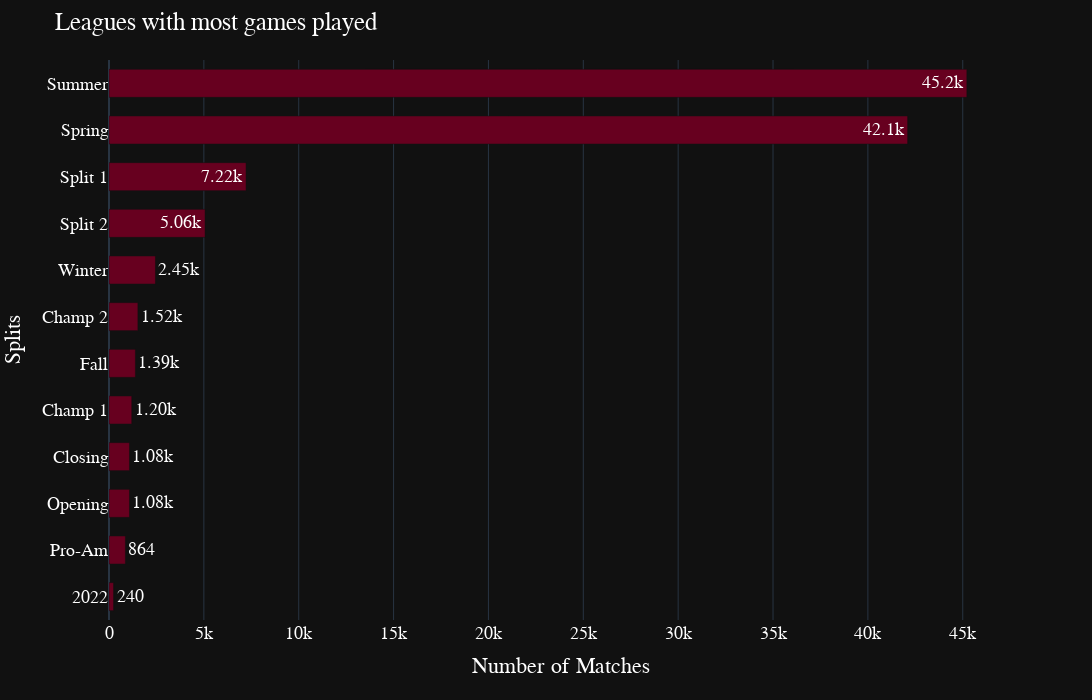

The notebook cell this image was saved under:
### Code cell
fig = px.bar(df_split.sort_values(by = 'matches', ascending = True),
             y = 'Split', x = 'matches',
             template = 'plotly_dark', orientation = 'h',
             text_auto = '.3s', color_discrete_sequence=px.colors.sequential.RdBu)

fig.update_layout(
    title = {
        'text': "Leagues with most games played"},
    xaxis_title = 'Number of Matches',
    yaxis_title = 'Splits',
    width = 1200,
    height = 700,
    font_family="Helvetica",
    font_color="White",
    font = dict(size = 18),
    title_font_family="Helvetica",
    title_font_color= "White",
    bargap = 0.4,
    uniformtext_minsize = 8)


fig.show()

### Figure 1 — Plotly figure (JSON) as saved in the notebook; plotly's stock layout.template omitted (floating-point values rounded to 4 significant figures)
{"data": [{"alignmentgroup": "True", "hovertemplate": "matches=%{x}<br>Split=%{y}<extra></extra>", "legendgroup": "", "marker": {"color": "rgb(103,0,31)", "pattern": {"shape": ""}}, "name": "", "offsetgroup": "", "orientation": "h", "showlegend": false, "textposition": "auto", "texttemplate": "%{x:.3s}", "type": "bar", "x": [240, 864, 1080, 1080, 1200, 1392, 1524, 2448, 5064, 7224, 42096, 45216], "xaxis": "x", "y": ["2022", "Pro-Am", "Opening", "Closing", "Champ 1", "Fall", "Champ 2", "Winter", "Split 2", "Split 1", "Spring", "Summer"], "yaxis": "y"}], "layout": {"bargap": 0.4, "barmode": "relative", "font": {"color": "White", "family": "Helvetica", "size": 18}, "height": 700, "legend": {"tracegroupgap": 0}, "margin": {"t": 60}, "title": {"font": {"color": "White", "family": "Helvetica"}, "text": "Leagues with most games played"}, "uniformtext": {"minsize": 8}, "width": 1200, "xaxis": {"anchor": "y", "domain": [0, 1], "title": {"text": "Number of Matches"}}, "yaxis": {"anchor": "x", "domain": [0, 1], "title": {"text": "Splits"}}}}
